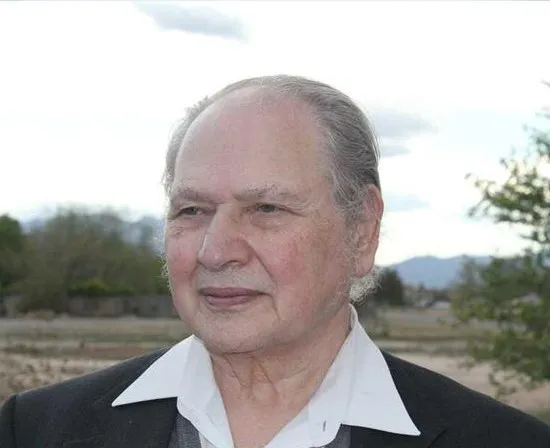
#> input picture output/projects/ronaldwayne/source/images/ronald-wayne-2022.webp, 550 x 448 px
$ python -i render_ronaldwayne_v1.py   (imports and definitions only)
#> lines starting #> are read from the running program, lines starting #| are printed output that depends on the picture
#!/usr/bin/env python3
"""Render the 60-second Ronald Wayne MONEY BLINDSPOT Short.

The visual edit is intentionally quantized to forty 1.5-second semantic beats.
Every beat changes source, crop, evidence card, or argument state. Captions are
rasterized with Pillow because this host FFmpeg lacks libass/drawtext.
"""

from __future__ import annotations

import json
import math
import random
import struct
import subprocess
import wave
from pathlib import Path

from PIL import Image, ImageDraw, ImageEnhance, ImageFilter, ImageFont, ImageOps

ROOT = Path(__file__).resolve().parents[2]
PROJECT = ROOT / "output" / "projects" / "ronaldwayne"
SOURCE = PROJECT / "source"
IMAGES = SOURCE / "images"
VIDEOS = SOURCE / "video"
WORK = PROJECT / "work" / "v1"
BEAT_DIR = WORK / "beats"
CARD_DIR = WORK / "cards"
OVERLAY_DIR = WORK / "overlays"
AUDIO_DIR = WORK / "audio"
ANALYSIS = PROJECT / "analysis"
CHECKS = PROJECT / "checks"
SCRIPT = PROJECT / "scripts" / "script-v1.json"
FINAL = PROJECT / "2026-07-25-ronald-wayne-v1.mp4"
FONT = ROOT / "assets" / "fonts" / "Komika-Axis.ttf"

W, H, FPS = 1080, 1920, 30
BEAT_SECONDS = 1.5
TOTAL = 60.0
YELLOW = (255, 203, 57, 255)
GREEN = (114, 235, 77, 255)
RED = (255, 86, 91, 255)
WHITE = (255, 255, 255, 255)
MUTED = (190, 198, 211, 255)
CYAN = (88, 220, 255, 255)

BBC = VIDEOS / "bvWh8sh_wPY.mp4"
NEXT = VIDEOS / "YAF2-U7InWE.mp4"
CBS = VIDEOS / "M3R50CA9ok8.mp4"
WOZ = VIDEOS / "hPyI_RtHFGU.mp4"
KPVM = VIDEOS / "_nFHSv5GxhI.mp4"
WAYNE_2022 = IMAGES / "ronald-wayne-2022.webp"
WAYNE_2009 = IMAGES / "ronald-wayne-macworld-2009.jpg"
WAYNE_KOTTKE = IMAGES / "kottke-wayne.jpg"
APPLE1 = IMAGES / "apple1-public-domain.jpg"
APPLE1_MUSEUM = IMAGES / "apple1-museum.jpg"
APPLE_LOGO = IMAGES / "apple-first-logo.png"
CONTRACT = IMAGES / "contract-illustration.jpg"


def run(cmd: list[str | Path]) -> None:
    print("+", " ".join(map(str, cmd)), flush=True)
    subprocess.run([str(x) for x in cmd], check=True)


def fit_cover(img: Image.Image, size: tuple[int, int], center_x: float = 0.5, center_y: float = 0.5) -> Image.Image:
#> called with size = (1080, 1920), center_x = 0.5, center_y = 0.5
    img = img.convert("RGB")
#> img is the input picture: PIL image 550x448 RGB; mean R, G, B 174.6, 170.9, 168.1
    tw, th = size
#> tw = 1080; th = 1920
    scale = max(tw / img.width, th / img.height)
#> scale = 4.29
    nw, nh = int(img.width * scale), int(img.height * scale)
#> nw = 2357; nh = 1920
    img = img.resize((nw, nh), Image.Resampling.LANCZOS)
#> img: PIL image 2357x1920 RGB
    left = max(0, min(nw - tw, int(nw * center_x - tw / 2)))
#> left = 638
    top = max(0, min(nh - th, int(nh * center_y - th / 2)))
#> top = 0
    return img.crop((left, top, left + tw, top + th))
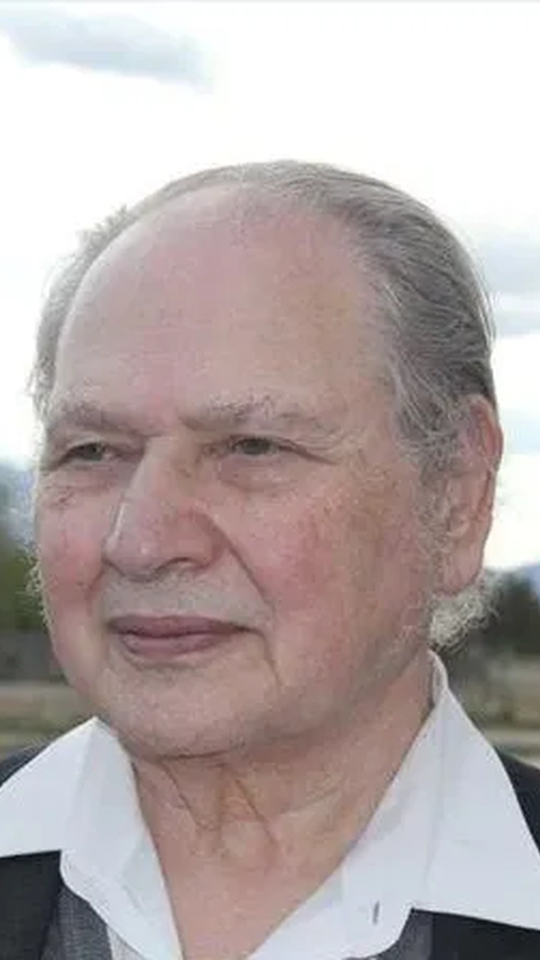
#> returned value: PIL image 1080x1920 RGB (shown at 1/2 size); mean R, G, B 180.1, 168.8, 167.8


# [10 lines left out: function gradient_canvas, not called in this run]


def dark_photo(path: Path, center_x=0.5, brightness=0.48, blur=0.0) -> Image.Image:
    im = fit_cover(Image.open(path), (W, H), center_x=center_x)
    im = ImageEnhance.Color(im).enhance(0.78)
    im = ImageEnhance.Contrast(im).enhance(1.12)
    im = ImageEnhance.Brightness(im).enhance(brightness)
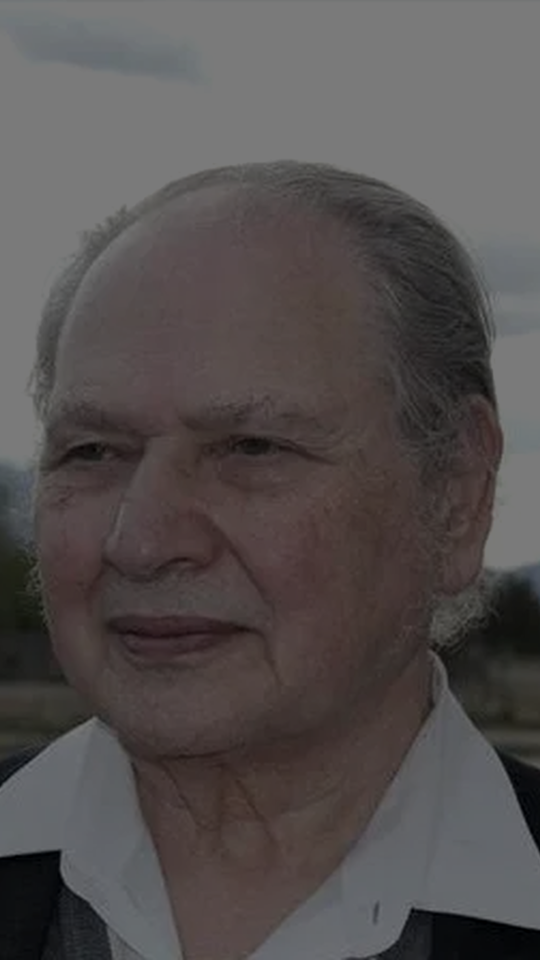
#> im: PIL image 1080x1920 RGB (shown at 1/2 size); mean R, G, B 84.2, 79.4, 79
    if blur:
        im = im.filter(ImageFilter.GaussianBlur(blur))
    return im


def font(size: int) -> ImageFont.FreeTypeFont:
    return ImageFont.truetype(str(FONT), size)


# [340 lines left out: functions centered_text, asset_icons, card_for, overlay_for, render_video_beat, render_card_beat and 5 more, not called in this run]


# [2 lines not run here, left out]

>>> result = dark_photo('../../output/projects/ronaldwayne/source/images/ronald-wayne-2022.webp')
